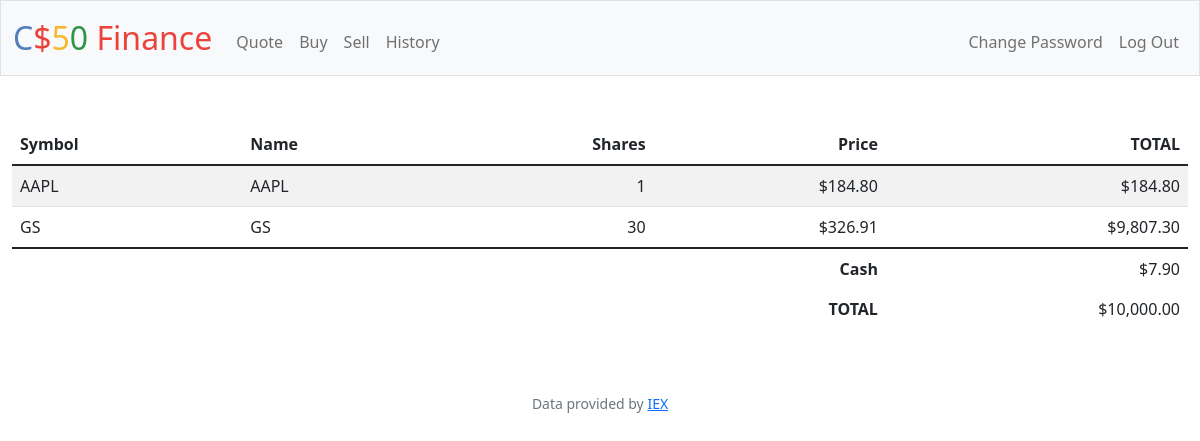
Screenshot of / (signed in) with the database file from the repository.
### tables this page shows
CREATE TABLE history (
    user_id INTEGER, 
    symbol TEXT NOT NULL,
    shares INTEGER NOT NULL,
    price TEXT NOT NULL,
    transacted DATETIME DEFAULT CURRENT_TIMESTAMP,
    FOREIGN KEY (user_id) REFERENCES users(id)
);

CREATE TABLE users (id INTEGER PRIMARY KEY AUTOINCREMENT NOT NULL, username TEXT NOT NULL, hash TEXT NOT NULL, cash NUMERIC NOT NULL DEFAULT 10000.00);

### app.py (the view)
@app.route("/")
@login_required
def index():
    total = 0
    history =[]
    stocks_history = db.execute(
        "SELECT symbol, symbol as name, SUM(shares) as shares, AVG(price) as price FROM (SELECT * FROM history WHERE user_id = ?) GROUP BY symbol",
        session["user_id"],
    )
    for i in range(len(stocks_history)):
        if stocks_history[i]["shares"] > 0:
            stocks_history[i]["total"] = (
                stocks_history[i]["shares"] * stocks_history[i]["price"]
            )
            total += stocks_history[i]["total"]
            history.append(stocks_history[i])
    cash_available = db.execute(
        "SELECT cash FROM users WHERE id = ?", session["user_id"]
    )[0]["cash"]
    total += cash_available
    return render_template(
        "index.html", stocks=history, cash=cash_available, total=total
    )

### app.py (called while the page is built)
@app.after_request
def after_request(response):
    response.headers["Cache-Control"] = "no-cache, no-store, must-revalidate"
    response.headers["Expires"] = 0
    response.headers["Pragma"] = "no-cache"
    return response

### helpers.py (called while the page is built)
def login_required(f):
    @wraps(f)
    def decorated_function(*args, **kwargs):
        if session.get("user_id") is None:
            return redirect("/login")
        return f(*args, **kwargs)
    return decorated_function

def usd(value):
    return f"${value:,.2f}"

### templates/index.html (shortened to what this page needs)
{% extends "layout.html" %}
{% block main %}
    <table class="table table-striped">
        <thead>
            <tr>
                <th class="text-start">Symbol</th>
                <th class="text-start">Name</th>
                <th class="text-end">Shares</th>
                <th class="text-end">Price</th>
                <th class="text-end">TOTAL</th>
            </tr>
        </thead>
        <tbody>
            {% for stock in stocks %}
            <tr>
                <td class="text-start">{{ stock.symbol }}</td>
                <td class="text-start">{{ stock.name }}</td>
                <td class="text-end">{{ stock.shares }}</td>
                <td class="text-end">{{ stock.price | usd }}</td>
                <td class="text-end">{{ stock.total | usd }}</td>
            </tr>
            {% endfor %}
        </tbody>
        <tfoot>
            <tr>
                <td class="border-0 fw-bold text-end" colspan="4">Cash</td>
                <td class="border-0 text-end">{{ cash | usd }}</td>
            </tr>
            <tr>
                <td class="border-0 fw-bold text-end" colspan="4">TOTAL</td>
                <td class="border-0 w-bold text-end">{{ total | usd }}</td>
            </tr>
        </tfoot>
    </table>
{% endblock %}

### rows the page displays
history: symbol "AAPL", name "AAPL", shares "1", price "$184.80", total "$184.80"
users: cash "$7.90"

### other values shown
{{ stock.symbol }} "GS"
{{ stock.name }} "GS"
{{ stock.shares }} "30"
{{ stock.price | usd }} "$326.91"
{{ stock.total | usd }} "$9,807.30"
{{ total | usd }} "$10,000.00"
